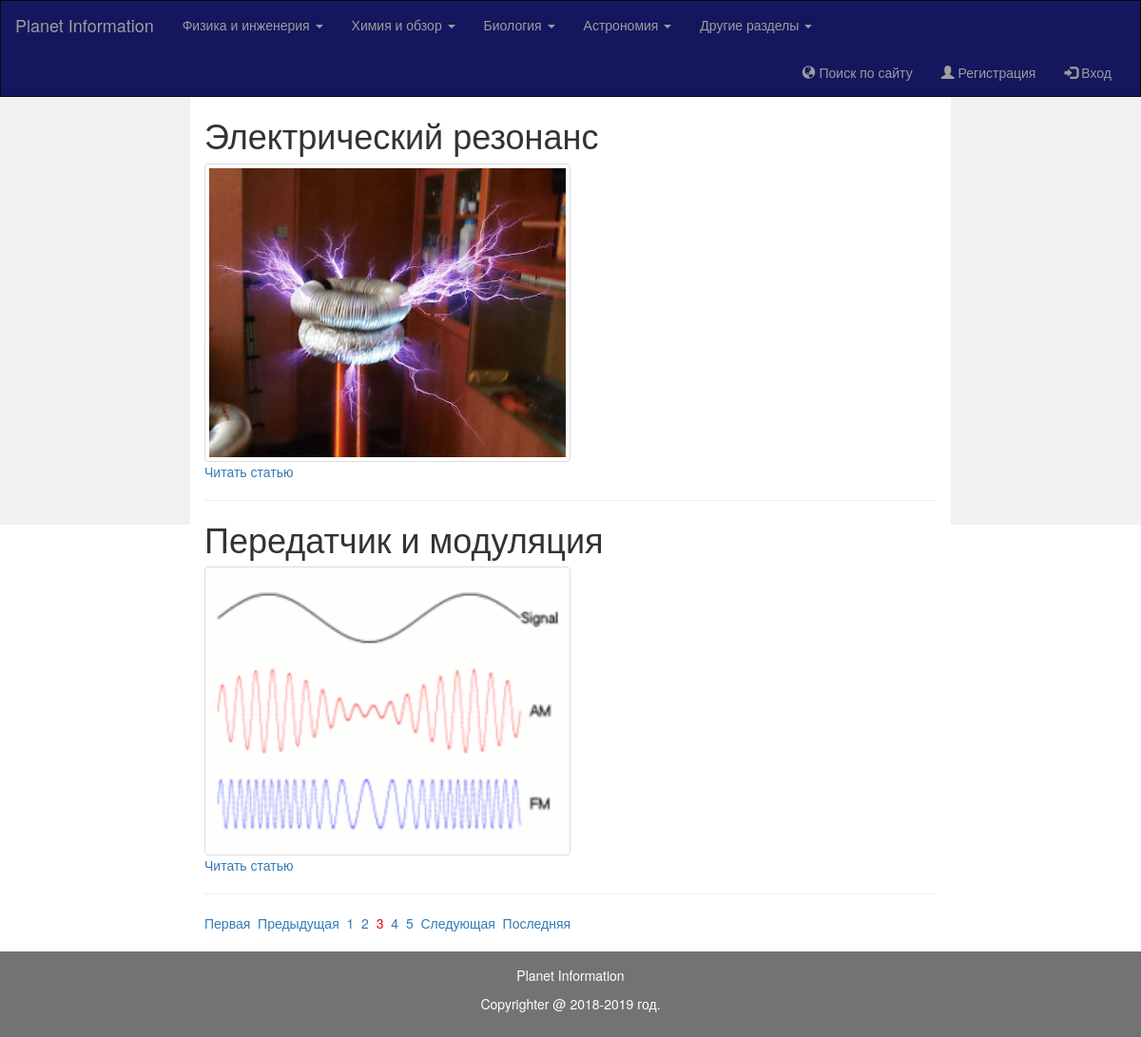
The app's page /index_electronics.php?page_no=3 with its own data.
### tables this page shows
CREATE TABLE `electronics` (
  `id` int(11) NOT NULL,
  `title` varchar(255) NOT NULL,
  `description` text NOT NULL,
  `image` varchar(255) NOT NULL
);

### pagination_electronics.php (the view, shortened to what this page needs)
<?php
class paginate_electronics
{
     private $db;
     function __construct($conn)
     {
         $this->db = $conn;
     }
     public function dataview($query)
     {
         $stmt = $this->db->prepare($query);
         $stmt->execute();
         if($stmt->rowCount()>0)
         {
                while($row=$stmt->fetch(PDO::FETCH_ASSOC))
                {
                   ?>
								 <h1> <?php echo $row['title']; ?></h1>
<img src="admin/uploads/<?php echo $row['image']; ?>" class="img-thumbnail" style="width:50%" ><br>
								<p><a href="view_electronics.php?id=<?php echo $row['id']?>">Читать статью</a> </p> <hr>
                   <?php
                }
         }
         else
         {
                ?>
                <?php
         }
 }
 public function paginglink($query,$data_per_Page)
 {
        $self = $_SERVER['PHP_SELF'];
        $stmt = $this->db->prepare($query);
        $stmt->execute();
        $total_no_of_records = $stmt->rowCount();
        if($total_no_of_records > 0)
        {
            ?>
			<?php
            $whole_count_Of_Pages=ceil($total_no_of_records/$data_per_Page);
            $current_page=1;
            if(isset($_GET["page_no"]))
            {
               $current_page=$_GET["page_no"];
            }
            if($current_page!=1)
            {
               $previous =$current_page-1;
               echo "<a href='".$self."?page_no=1'>Первая</a>&nbsp;&nbsp;";
               echo "<a href='".$self."?page_no=".$previous."'>Предыдущая</a>&nbsp;&nbsp;";
            }
            for($i=1;$i<=$whole_count_Of_Pages;$i++)
            {
            if($i==$current_page)
            {
                echo "<a href='".$self."?page_no=".$i."' style='color:#F00000;text-decoration:none'>".$i."</a>&nbsp;&nbsp;";
            }
            else
            {
                echo "<a href='".$self."?page_no=".$i."'>".$i."</a>&nbsp;&nbsp;";
            }
   }
   if($current_page!=$whole_count_Of_Pages)
   {
        $next=$current_page+1;
        echo "<a href='".$self."?page_no=".$next."'>Следующая</a>&nbsp;&nbsp;";
        echo "<a href='".$self."?page_no=".$whole_count_Of_Pages."'>Последняя</a>&nbsp;&nbsp;";
   }
   ?><?php
  }
 }
}

### records on screen
electronics: title "Электрический резонанс", image (picture)
electronics: title "Передатчик и модуляция", image (picture)
